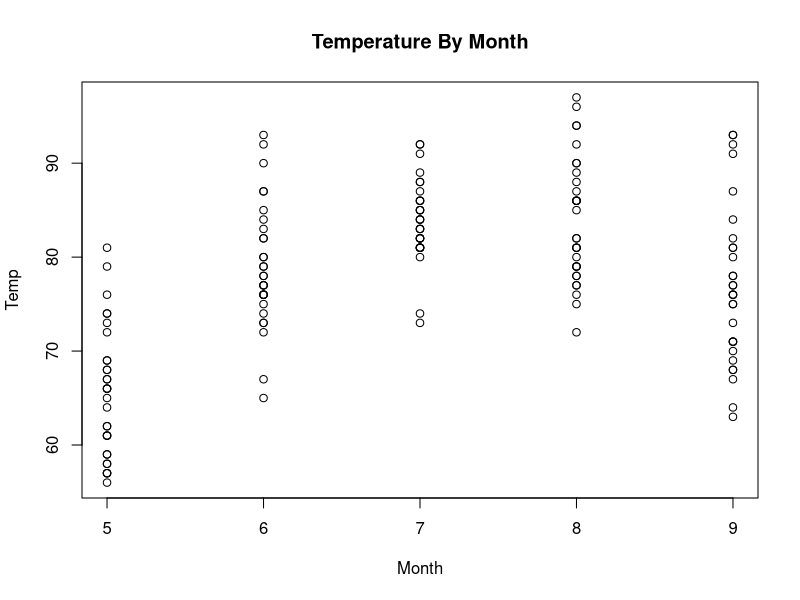
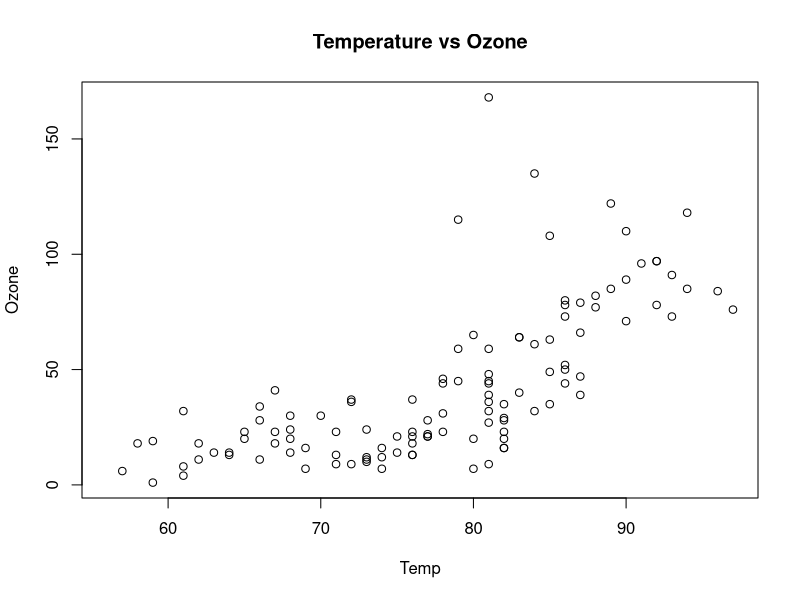
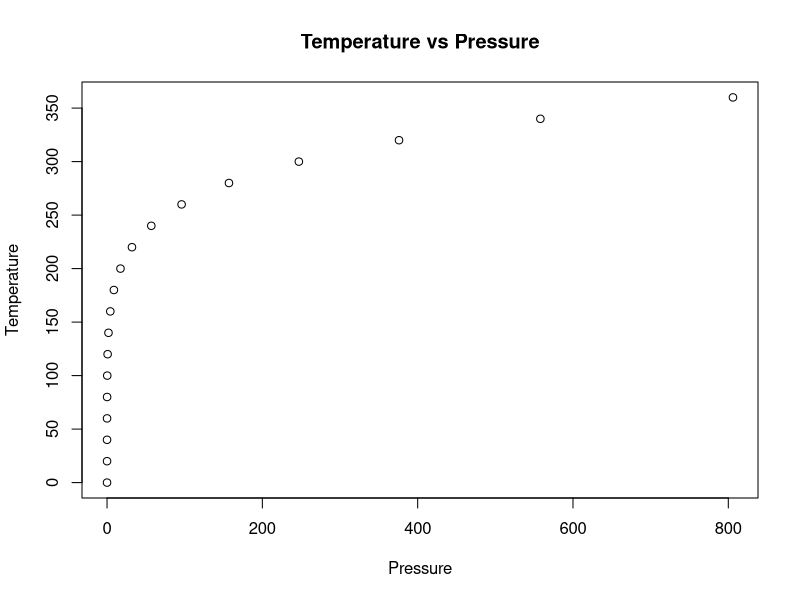
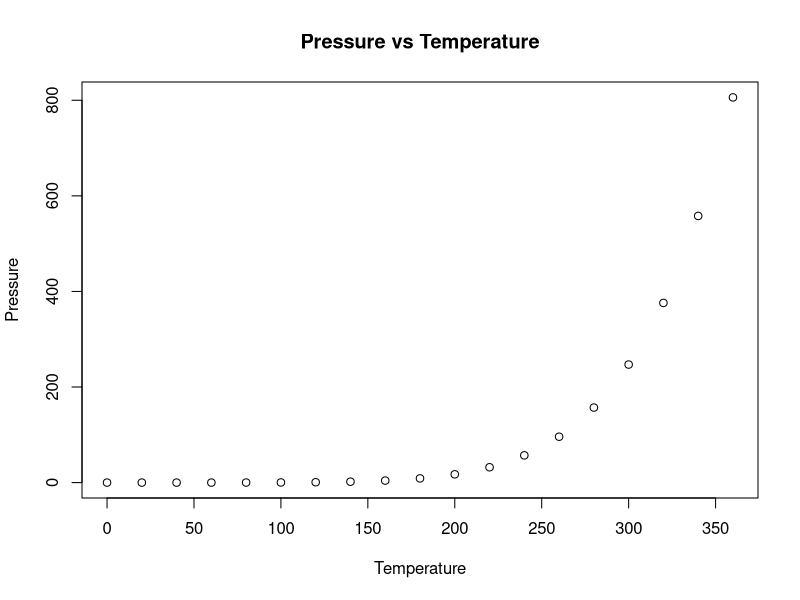

Source code (R) for these figures, in order:
## ---- chunk 1
knitr::opts_chunk$set(echo = TRUE)
## ---- chunk 2
str(airquality)
Temp <- airquality$Temp
Month <- airquality$Month
plot(x=Month, y=Temp, main="Temperature By Month")

Ozone <- airquality$Ozone
plot(x=Temp, y=Ozone, main="Temperature vs Ozone")
## ---- chunk 3
Pressure <-pressure$pressure
Temperature <-pressure$temperature
plot(x=Pressure, y=Temperature, main="Temperature vs Pressure")
## ---- chunk 4
Temperature <-pressure$temperature
Pressure <-pressure$pressure
plot(x=Temperature, y=Pressure, main="Pressure vs Temperature")
